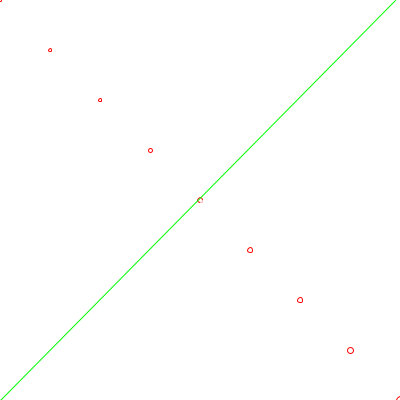
Frame 1 (no input)
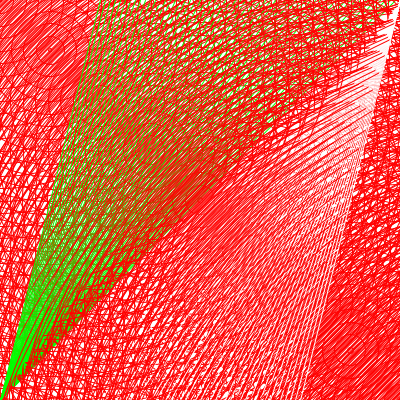
Frame 60 (the mouse pressed at the canvas centre just before this capture)
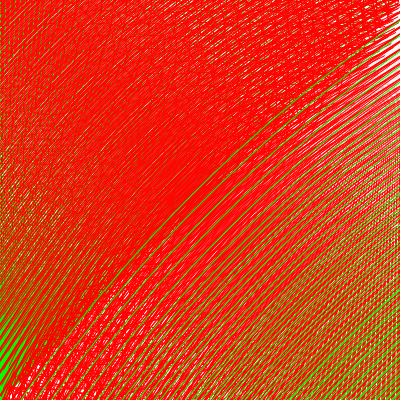
Frame 120 (the mouse held since frame 60 and released just before this capture)

The Processing sketch that drew these frames (run headless with seeded random() and noise(); from frame 60 on, the mouse is pressed at the canvas centre):

// Processing sketch: processing_167274
// ── processing_167274.pde

float c=2;
float b=400;
float a=0;

void setup() {
  size(400, 400);
  background(255);
}

void draw() {

  for (int i=0; i<50; i++) {
    if (i<25) {
      stroke (255, 0, 0);
    } else {
      stroke (0, 255, 0);
    }
    c=c+0.5;
    noFill();
    ellipse(i*50, i*50, c, c);
  }


  b=b-5;
  noFill();
  stroke(0, 255, 0);
  line(0, 400, b, 0);

  a=a+5;
  noFill();
  stroke(255);
  line(400, 0, a, 400);
}
